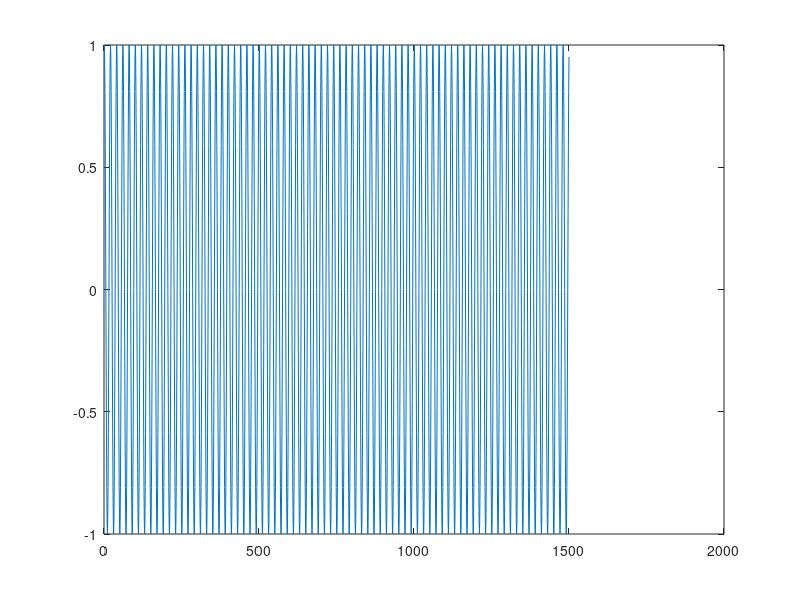
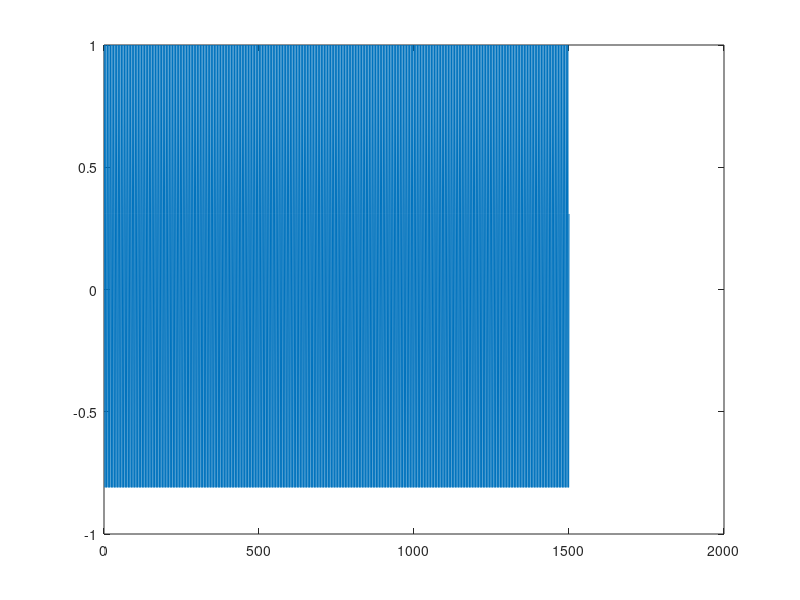
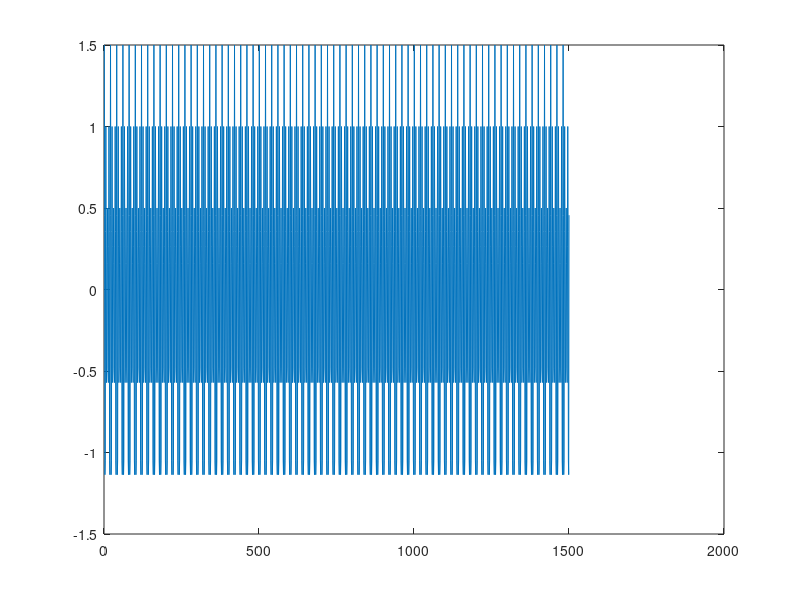
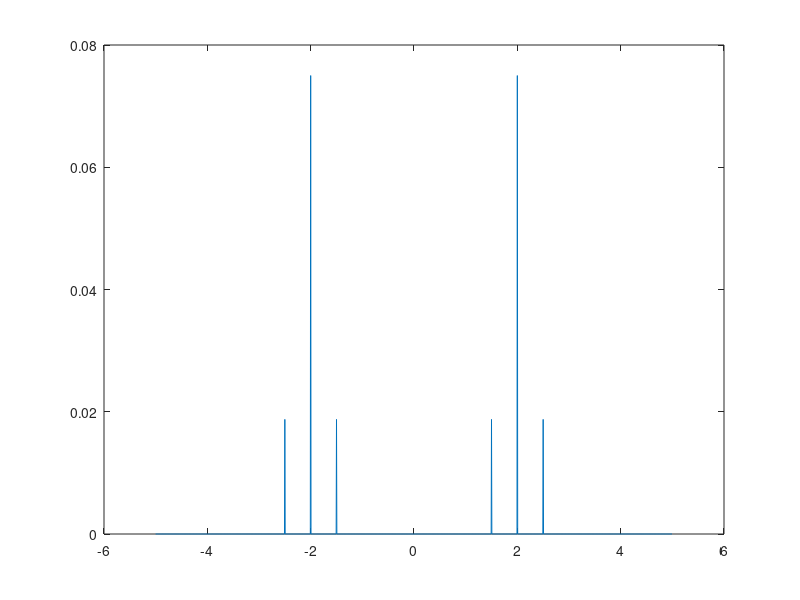

The MATLAB script that drew these images, in order:
Fs = 10000;          % Sampling frequency                    
T = 1/Fs;             % Sampling period       
L = 1500;             % Length of signal
t = (0:L-1)*T;        % Time vector

Ac = 1;

Ka = 0.5;
fm = 500;
fc = 2000;
m = cos(2*pi*fm*t);
c = Ac*cos(2*pi*fc*t);
s = (1 + Ka*m).*c;
figure(1);
plot(m);
figure(2);
plot(c);
figure(3);
plot(s);

n = length(s);
X = fft(s);
Y = fftshift(X);
fshift = (-n/2:n/2-1)*(Fs/n); % zero-centered frequency range
powershift = abs(Y);          % zero-centered magnitude
figure(4);
plot(fshift/1000,powershift/Fs);
